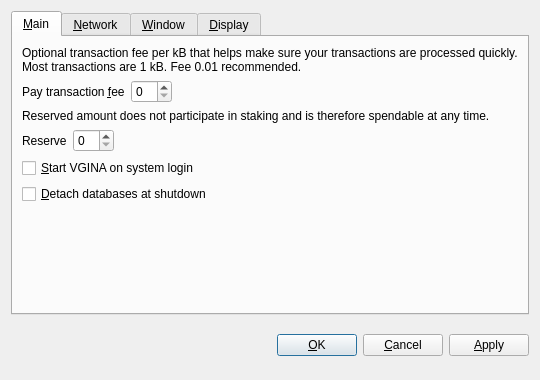
<?xml version="1.0" encoding="UTF-8"?>
<ui version="4.0">
 <class>OptionsDialog</class>
 <widget class="QDialog" name="OptionsDialog">
  <property name="geometry">
   <rect>
    <x>0</x>
    <y>0</y>
    <width>540</width>
    <height>380</height>
   </rect>
  </property>
  <property name="windowTitle">
   <string>Options</string>
  </property>
  <property name="styleSheet">
   <string notr="true">background-image: url(:/images/bkg2);</string>
  </property>
  <property name="modal">
   <bool>true</bool>
  </property>
  <layout class="QVBoxLayout" name="verticalLayout">
   <item>
    <widget class="QTabWidget" name="tabWidget">
     <property name="tabPosition">
      <enum>QTabWidget::North</enum>
     </property>
     <property name="currentIndex">
      <number>0</number>
     </property>
     <widget class="QWidget" name="tabMain">
      <attribute name="title">
       <string>&amp;Main</string>
      </attribute>
      <layout class="QVBoxLayout" name="verticalLayout_Main">
       <item>
        <widget class="QLabel" name="transactionFeeInfoLabel">
         <property name="text">
          <string>Optional transaction fee per kB that helps make sure your transactions are processed quickly. Most transactions are 1 kB. Fee 0.01 recommended.</string>
         </property>
         <property name="textFormat">
          <enum>Qt::PlainText</enum>
         </property>
         <property name="wordWrap">
          <bool>true</bool>
         </property>
        </widget>
       </item>
       <item>
        <layout class="QHBoxLayout" name="horizontalLayoutFee">
         <item>
          <widget class="QLabel" name="transactionFeeLabel">
           <property name="text">
            <string>Pay transaction &amp;fee</string>
           </property>
           <property name="textFormat">
            <enum>Qt::PlainText</enum>
           </property>
           <property name="buddy">
            <cstring>transactionFee</cstring>
           </property>
          </widget>
         </item>
         <item>
          <widget class="BitcoinAmountField" name="transactionFee"/>
         </item>
         <item>
          <spacer name="horizontalSpacerFee">
           <property name="orientation">
            <enum>Qt::Horizontal</enum>
           </property>
           <property name="sizeHint" stdset="0">
            <size>
             <width>40</width>
             <height>20</height>
            </size>
           </property>
          </spacer>
         </item>
        </layout>
       </item>
       <item>
        <widget class="QLabel" name="reserveBalanceInfoLabel">
         <property name="text">
          <string>Reserved amount does not participate in staking and is therefore spendable at any time.</string>
         </property>
         <property name="textFormat">
          <enum>Qt::PlainText</enum>
         </property>
         <property name="wordWrap">
          <bool>true</bool>
         </property>
        </widget>
       </item>
       <item>
        <layout class="QHBoxLayout" name="horizontalLayoutReserveBalance">
         <item>
          <widget class="QLabel" name="reserveBalanceLabel">
           <property name="text">
            <string>Reserve</string>
           </property>
           <property name="textFormat">
            <enum>Qt::PlainText</enum>
           </property>
           <property name="buddy">
            <cstring>reserveBalance</cstring>
           </property>
          </widget>
         </item>
         <item>
          <widget class="BitcoinAmountField" name="reserveBalance"/>
         </item>
         <item>
          <spacer name="horizontalSpacerReserveBalance">
           <property name="orientation">
            <enum>Qt::Horizontal</enum>
           </property>
           <property name="sizeHint" stdset="0">
            <size>
             <width>40</width>
             <height>20</height>
            </size>
           </property>
          </spacer>
         </item>
        </layout>
       </item>
       <item>
        <widget class="QCheckBox" name="bitcoinAtStartup">
         <property name="toolTip">
          <string>Automatically start VGINA after logging in to the system.</string>
         </property>
         <property name="text">
          <string>&amp;Start VGINA on system login</string>
         </property>
        </widget>
       </item>
       <item>
        <widget class="QCheckBox" name="detachDatabases">
         <property name="toolTip">
          <string>Detach block and address databases at shutdown. This means they can be moved to another data directory, but it slows down shutdown. The wallet is always detached.</string>
         </property>
         <property name="text">
          <string>&amp;Detach databases at shutdown</string>
         </property>
        </widget>
       </item>
       <item>
        <spacer name="verticalSpacer_Main">
         <property name="orientation">
          <enum>Qt::Vertical</enum>
         </property>
         <property name="sizeHint" stdset="0">
          <size>
           <width>20</width>
           <height>40</height>
          </size>
         </property>
        </spacer>
       </item>
      </layout>
     </widget>
     <widget class="QWidget" name="tabNetwork">
      <attribute name="title">
       <string>&amp;Network</string>
      </attribute>
      <layout class="QVBoxLayout" name="verticalLayout_Network">
       <item>
        <widget class="QCheckBox" name="mapPortUpnp">
         <property name="toolTip">
          <string>Automatically open the VGINA client port on the router. This only works when your router supports UPnP and it is enabled.</string>
         </property>
         <property name="text">
          <string>Map port using &amp;UPnP</string>
         </property>
        </widget>
       </item>
       <item>
        <widget class="QCheckBox" name="connectSocks">
         <property name="toolTip">
          <string>Connect to the VGINA network through a SOCKS proxy (e.g. when connecting through Tor).</string>
         </property>
         <property name="text">
          <string>&amp;Connect through SOCKS proxy:</string>
         </property>
        </widget>
       </item>
       <item>
        <layout class="QHBoxLayout" name="horizontalLayout_Network">
         <item>
          <widget class="QLabel" name="proxyIpLabel">
           <property name="text">
            <string>Proxy &amp;IP:</string>
           </property>
           <property name="textFormat">
            <enum>Qt::PlainText</enum>
           </property>
           <property name="buddy">
            <cstring>proxyIp</cstring>
           </property>
          </widget>
         </item>
         <item>
          <widget class="QValidatedLineEdit" name="proxyIp">
           <property name="maximumSize">
            <size>
             <width>140</width>
             <height>16777215</height>
            </size>
           </property>
           <property name="toolTip">
            <string>IP address of the proxy (e.g. 127.0.0.1)</string>
           </property>
          </widget>
         </item>
         <item>
          <widget class="QLabel" name="proxyPortLabel">
           <property name="text">
            <string>&amp;Port:</string>
           </property>
           <property name="textFormat">
            <enum>Qt::PlainText</enum>
           </property>
           <property name="buddy">
            <cstring>proxyPort</cstring>
           </property>
          </widget>
         </item>
         <item>
          <widget class="QLineEdit" name="proxyPort">
           <property name="maximumSize">
            <size>
             <width>55</width>
             <height>16777215</height>
            </size>
           </property>
           <property name="toolTip">
            <string>Port of the proxy (e.g. 9050)</string>
           </property>
          </widget>
         </item>
         <item>
          <widget class="QLabel" name="socksVersionLabel">
           <property name="text">
            <string>SOCKS &amp;Version:</string>
           </property>
           <property name="textFormat">
            <enum>Qt::PlainText</enum>
           </property>
           <property name="buddy">
            <cstring>socksVersion</cstring>
           </property>
          </widget>
         </item>
         <item>
          <widget class="QValueComboBox" name="socksVersion">
           <property name="toolTip">
            <string>SOCKS version of the proxy (e.g. 5)</string>
           </property>
          </widget>
         </item>
         <item>
          <spacer name="horizontalSpacer_Network">
           <property name="orientation">
            <enum>Qt::Horizontal</enum>
           </property>
           <property name="sizeHint" stdset="0">
            <size>
             <width>40</width>
             <height>20</height>
            </size>
           </property>
          </spacer>
         </item>
        </layout>
       </item>
       <item>
        <spacer name="verticalSpacer_Network">
         <property name="orientation">
          <enum>Qt::Vertical</enum>
         </property>
         <property name="sizeHint" stdset="0">
          <size>
           <width>20</width>
           <height>40</height>
          </size>
         </property>
        </spacer>
       </item>
      </layout>
     </widget>
     <widget class="QWidget" name="tabWindow">
      <attribute name="title">
       <string>&amp;Window</string>
      </attribute>
      <layout class="QVBoxLayout" name="verticalLayout_Window">
       <item>
        <widget class="QCheckBox" name="minimizeToTray">
         <property name="toolTip">
          <string>Show only a tray icon after minimizing the window.</string>
         </property>
         <property name="text">
          <string>&amp;Minimize to the tray instead of the taskbar</string>
         </property>
        </widget>
       </item>
       <item>
        <widget class="QCheckBox" name="minimizeOnClose">
         <property name="toolTip">
          <string>Minimize instead of exit the application when the window is closed. When this option is enabled, the application will be closed only after selecting Quit in the menu.</string>
         </property>
         <property name="text">
          <string>M&amp;inimize on close</string>
         </property>
        </widget>
       </item>
       <item>
        <spacer name="verticalSpacer_Window">
         <property name="orientation">
          <enum>Qt::Vertical</enum>
         </property>
         <property name="sizeHint" stdset="0">
          <size>
           <width>20</width>
           <height>40</height>
          </size>
         </property>
        </spacer>
       </item>
      </layout>
     </widget>
     <widget class="QWidget" name="tabDisplay">
      <attribute name="title">
       <string>&amp;Display</string>
      </attribute>
      <layout class="QVBoxLayout" name="verticalLayout_Display">
       <item>
        <layout class="QHBoxLayout" name="horizontalLayout_1_Display">
         <item>
          <widget class="QLabel" name="langLabel">
           <property name="text">
            <string>User Interface &amp;language:</string>
           </property>
           <property name="textFormat">
            <enum>Qt::PlainText</enum>
           </property>
           <property name="buddy">
            <cstring>lang</cstring>
           </property>
          </widget>
         </item>
         <item>
          <widget class="QValueComboBox" name="lang">
           <property name="toolTip">
            <string>The user interface language can be set here. This setting will take effect after restarting VGINA.</string>
           </property>
          </widget>
         </item>
        </layout>
       </item>
       <item>
        <layout class="QHBoxLayout" name="horizontalLayout_2_Display">
         <item>
          <widget class="QLabel" name="unitLabel">
           <property name="text">
            <string>&amp;Unit to show amounts in:</string>
           </property>
           <property name="textFormat">
            <enum>Qt::PlainText</enum>
           </property>
           <property name="buddy">
            <cstring>unit</cstring>
           </property>
          </widget>
         </item>
         <item>
          <widget class="QValueComboBox" name="unit">
           <property name="toolTip">
            <string>Choose the default subdivision unit to show in the interface and when sending coins.</string>
           </property>
          </widget>
         </item>
        </layout>
       </item>
       <item>
        <widget class="QCheckBox" name="displayAddresses">
         <property name="toolTip">
          <string>Whether to show VGINA addresses in the transaction list or not.</string>
         </property>
         <property name="text">
          <string>&amp;Display addresses in transaction list</string>
         </property>
        </widget>
       </item>
       <item>
        <widget class="QCheckBox" name="coinControlFeatures">
         <property name="toolTip">
          <string>Whether to show coin control features or not.</string>
         </property>
         <property name="text">
          <string>Display coin &amp;control features (experts only!)</string>
         </property>
        </widget>
       </item>
       <item>
        <spacer name="verticalSpacer_Display">
         <property name="orientation">
          <enum>Qt::Vertical</enum>
         </property>
         <property name="sizeHint" stdset="0">
          <size>
           <width>20</width>
           <height>40</height>
          </size>
         </property>
        </spacer>
       </item>
      </layout>
     </widget>
    </widget>
   </item>
   <item>
    <layout class="QHBoxLayout" name="horizontalLayout_Buttons">
     <item>
      <spacer name="horizontalSpacer_1">
       <property name="orientation">
        <enum>Qt::Horizontal</enum>
       </property>
       <property name="sizeHint" stdset="0">
        <size>
         <width>40</width>
         <height>48</height>
        </size>
       </property>
      </spacer>
     </item>
     <item>
      <widget class="QLabel" name="statusLabel">
       <property name="font">
        <font>
         <weight>75</weight>
         <bold>true</bold>
        </font>
       </property>
       <property name="text">
        <string/>
       </property>
       <property name="textFormat">
        <enum>Qt::PlainText</enum>
       </property>
       <property name="wordWrap">
        <bool>true</bool>
       </property>
      </widget>
     </item>
     <item>
      <spacer name="horizontalSpacer_2">
       <property name="orientation">
        <enum>Qt::Horizontal</enum>
       </property>
       <property name="sizeHint" stdset="0">
        <size>
         <width>40</width>
         <height>48</height>
        </size>
       </property>
      </spacer>
     </item>
     <item>
      <widget class="QPushButton" name="okButton">
       <property name="text">
        <string>&amp;OK</string>
       </property>
      </widget>
     </item>
     <item>
      <widget class="QPushButton" name="cancelButton">
       <property name="text">
        <string>&amp;Cancel</string>
       </property>
       <property name="autoDefault">
        <bool>false</bool>
       </property>
      </widget>
     </item>
     <item>
      <widget class="QPushButton" name="applyButton">
       <property name="text">
        <string>&amp;Apply</string>
       </property>
       <property name="autoDefault">
        <bool>false</bool>
       </property>
      </widget>
     </item>
    </layout>
   </item>
  </layout>
 </widget>
 <customwidgets>
  <customwidget>
   <class>BitcoinAmountField</class>
   <extends>QSpinBox</extends>
   <header>bitcoinamountfield.h</header>
  </customwidget>
  <customwidget>
   <class>QValueComboBox</class>
   <extends>QComboBox</extends>
   <header>qvaluecombobox.h</header>
  </customwidget>
  <customwidget>
   <class>QValidatedLineEdit</class>
   <extends>QLineEdit</extends>
   <header>qvalidatedlineedit.h</header>
  </customwidget>
 </customwidgets>
 <resources/>
 <connections/>
</ui>
